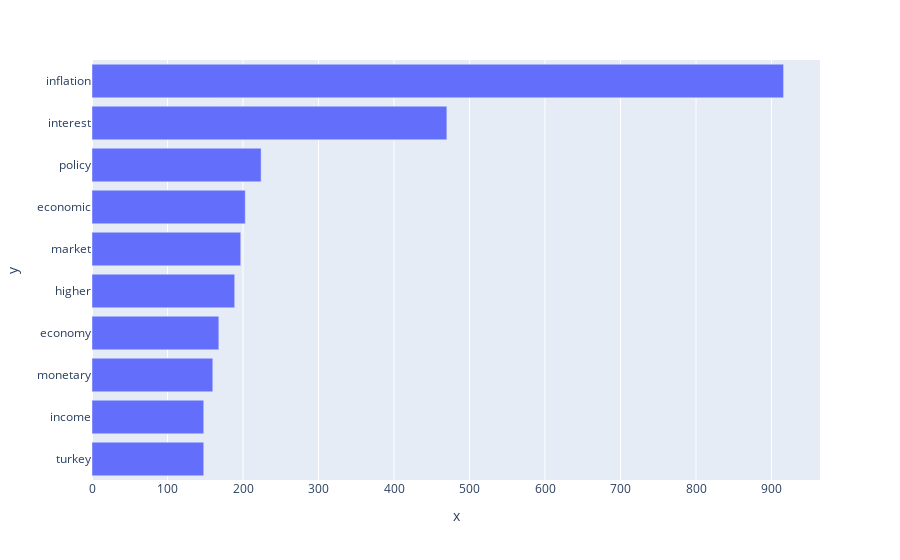

Notebook code for this chart:
### Code cell
# Plot most frequent words in the articles
#Show frequency of a specific word e.g inflation
fd["inflation"]

fig = px.bar(y=fdist.index, x=fdist.values)

# sort values in ascending order
fig.update_layout(barmode='stack', yaxis={'categoryorder':'total ascending'})

# show plot
fig.show()

### Figure 1 — Plotly figure (JSON) as saved in the notebook; plotly's stock layout.template omitted (floating-point values rounded to 4 significant figures)
{"data": [{"alignmentgroup": "True", "hovertemplate": "x=%{x}<br>y=%{y}<extra></extra>", "legendgroup": "", "marker": {"color": "#636efa", "pattern": {"shape": ""}}, "name": "", "offsetgroup": "", "orientation": "h", "showlegend": false, "textposition": "auto", "type": "bar", "x": [916, 470, 224, 203, 197, 189, 168, 160, 148, 148], "xaxis": "x", "y": ["inflation", "interest", "policy", "economic", "market", "higher", "economy", "monetary", "turkey", "income"], "yaxis": "y"}], "layout": {"barmode": "stack", "legend": {"tracegroupgap": 0}, "margin": {"t": 60}, "xaxis": {"anchor": "y", "domain": [0, 1], "title": {"text": "x"}}, "yaxis": {"anchor": "x", "categoryorder": "total ascending", "domain": [0, 1], "title": {"text": "y"}}}}
